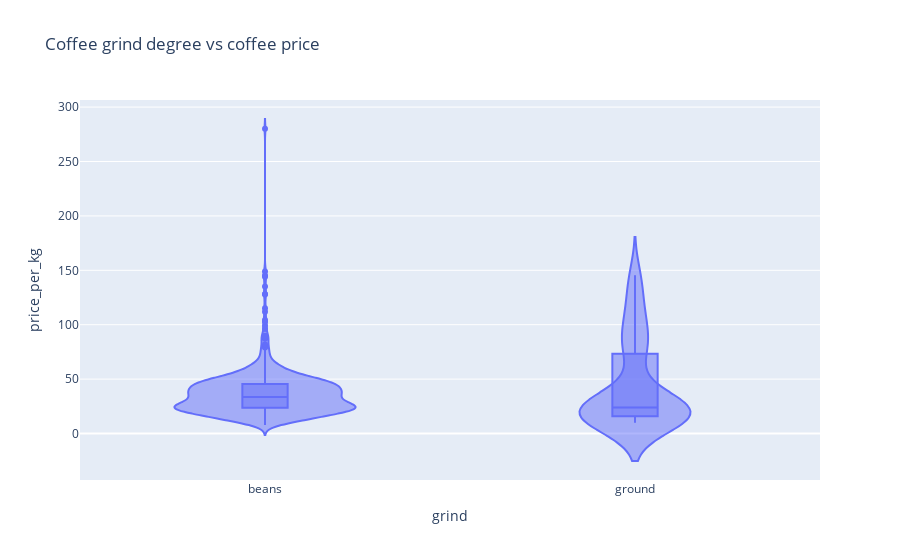

Write notebook code for a chart like this one.
### Markdown cell above
## Notes:

* seems like roast and brewing method are related

### Code cell
blend_fig = px.violin(coffee_df, x='grind', y='price_per_kg', box=True, title="Coffee grind degree vs coffee price")
blend_fig.update_layout(xaxis_type="category", xaxis={'categoryorder':'mean ascending'})

### Figure 1 — Plotly figure (JSON) as saved in the notebook; plotly's stock layout.template omitted (floating-point values rounded to 4 significant figures; data arrays with more than 128 entries replaced by an {"elided": "..."} marker saying what was removed)
{"data": [{"alignmentgroup": "True", "box": {"visible": true}, "hovertemplate": "grind=%{x}<br>price_per_kg=%{y}<extra></extra>", "legendgroup": "", "marker": {"color": "#636efa"}, "name": "", "offsetgroup": "", "orientation": "v", "scalegroup": "True", "showlegend": false, "type": "violin", "x": {"elided": "863 str values"}, "x0": " ", "xaxis": "x", "y": {"elided": "863 float values"}, "y0": " ", "yaxis": "y"}], "layout": {"legend": {"tracegroupgap": 0}, "title": {"text": "Coffee grind degree vs coffee price"}, "violinmode": "group", "xaxis": {"anchor": "y", "categoryorder": "mean ascending", "domain": [0, 1], "title": {"text": "grind"}, "type": "category"}, "yaxis": {"anchor": "x", "domain": [0, 1], "title": {"text": "price_per_kg"}}}}
